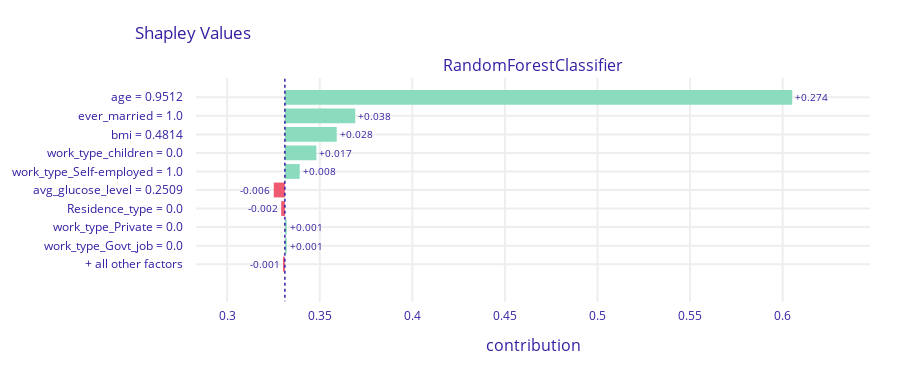

Notebook source saved alongside this figure:
### Markdown cell above
### 4. Compare LIME with the explanations obtained using SHAP. What are the main differences between them?

### Code cell
rfc_exp.predict_surrogate(samples.iloc[[0]], random_state=0).plot()
rfc_exp.predict_parts(samples.iloc[[0]], 'shap', N=500, random_state=0).plot()

### Figure 1 — Plotly figure (JSON) as saved in the notebook; plotly's stock layout.template omitted (floating-point values rounded to 4 significant figures)
{"data": [{"base": 0.3312, "hoverinfo": "text", "hoverlabel": {"bgcolor": "rgba(0,0,0,0.8)"}, "hovertext": ["Average response: 0.331<br>Prediction: 0.69<br>age = 0.9512<br>increases average response <br>by 0.274", "Average response: 0.331<br>Prediction: 0.69<br>ever_married = 1.0<br>increases average response <br>by 0.038", "Average response: 0.331<br>Prediction: 0.69<br>bmi = 0.4814<br>increases average response <br>by 0.028", "Average response: 0.331<br>Prediction: 0.69<br>work_type_children = 0.0<br>increases average response <br>by 0.017", "Average response: 0.331<br>Prediction: 0.69<br>work_type_Self-employed = 1.0<br>increases average response <br>by 0.008", "Average response: 0.331<br>Prediction: 0.69<br>avg_glucose_level = 0.2509<br>decreases average response <br>by 0.006", "Average response: 0.331<br>Prediction: 0.69<br>Residence_type = 0.0<br>decreases average response <br>by 0.002", "Average response: 0.331<br>Prediction: 0.69<br>work_type_Private = 0.0<br>increases average response <br>by 0.001", "Average response: 0.331<br>Prediction: 0.69<br>work_type_Govt_job = 0.0<br>increases average response <br>by 0.001", "Average response: 0.331<br>Prediction: 0.69<br>+ all other factors<br>decreases average response <br>by 0.001"], "marker": {"color": ["#8bdcbe", "#8bdcbe", "#8bdcbe", "#8bdcbe", "#8bdcbe", "#f05a71", "#f05a71", "#8bdcbe", "#8bdcbe", "#f05a71"]}, "orientation": "h", "showlegend": false, "text": ["+0.274", "+0.038", "+0.028", "+0.017", "+0.008", "-0.006", "-0.002", "+0.001", "+0.001", "-0.001"], "textposition": "outside", "type": "bar", "x": [0.274, 0.038, 0.028, 0.017, 0.008, -0.006, -0.002, 0.001, 0.001, -0.001], "xaxis": "x", "y": ["age = 0.9512", "ever_married = 1.0", "bmi = 0.4814", "work_type_children = 0.0", "work_type_Self-employed = 1.0", "avg_glucose_level = 0.2509", "Residence_type = 0.0", "work_type_Private = 0.0", "work_type_Govt_job = 0.0", "+ all other factors"], "yaxis": "y"}], "layout": {"annotations": [{"font": {"size": 16}, "showarrow": false, "text": "RandomForestClassifier", "x": 0.5, "xanchor": "center", "xref": "paper", "y": 1, "yanchor": "bottom", "yref": "paper"}, {"font": {"size": 16}, "showarrow": false, "text": "contribution", "x": 0.5, "xanchor": "center", "xref": "paper", "y": 0, "yanchor": "top", "yref": "paper", "yshift": -30}], "font": {"color": "#371ea3"}, "height": 373, "margin": {"b": 71, "r": 30, "t": 78}, "shapes": [{"line": {"color": "#371ea3", "dash": "dot", "width": 1.5}, "type": "line", "x0": 0.3312, "x1": 0.3312, "xref": "x", "y0": -1, "y1": 11, "yref": "y"}], "title": {"text": "Shapley Values", "x": 0.15}, "xaxis": {"anchor": "y", "automargin": true, "domain": [0, 1], "fixedrange": true, "gridwidth": 2, "range": [0.2832, 0.6472], "tickcolor": "white", "ticklen": 3, "ticks": "outside", "type": "linear", "zeroline": false}, "yaxis": {"anchor": "x", "automargin": true, "autorange": "reversed", "domain": [0, 1], "fixedrange": true, "gridwidth": 2, "tickcolor": "white", "ticklen": 10, "ticks": "outside", "type": "category"}}}
